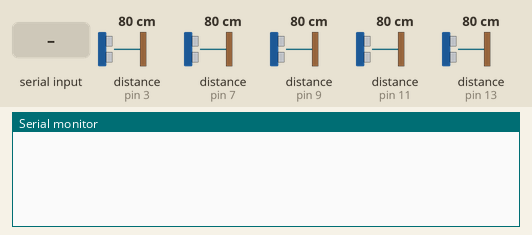
The sketch below on a simulated Arduino Uno, built with avr-gcc and run on an emulated ATmega328P. On the bench: the last lines printed to the serial monitor. Wiring (inferred from the names in the program): 5 × ultrasonic range finder: trigger pin 2, echo pin 3 / trigger pin 6, echo pin 7 / trigger pin 8, echo pin 9 / trigger pin 10, echo pin 11 / trigger pin 12, echo pin 13. The test bench sets the inputs (shaded band); at power-on: distance to the obstacle (sensors on pin 3, pin 7, pin 9, pin 11, pin 13) 80 cm. The echo pulse lasts 58.3 µs per cm.

Above: at 1.2 s.
1.3 s: "id\n" received over Serial
At 2.4 s:
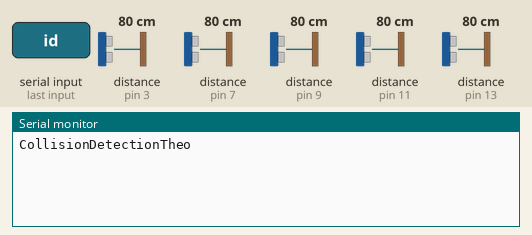
2.8 s: "distances get\n" received over Serial
At 3.6 s:
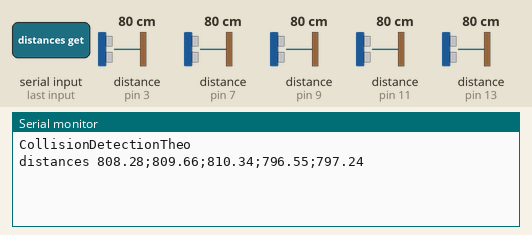
4.3 s: "#\n" received over Serial
At 5.5 s:
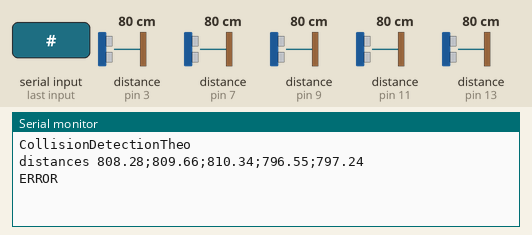

The sketch:

sketch.ino
```cpp
int numberOfSensor = 5;
float measureTab[5] = { 0.f, 0.f, 0.f, 0.f, 0.f};
int tabSensor[5][2] = {
  //trigger, echo
  {10, 11},
  {8, 9},
  {2, 3},
  {12, 13},
  {6, 7}
 };

void setup() {
  Serial.begin(9600);
}

void getDistanceMultipleSRF05(float* outMeasure) {
  //setup
  float maxDist = 1000;//mm
  int maxDuration = maxDist*5.8;
  for(int i=0;i<numberOfSensor;i++){
    pinMode(tabSensor[i][0], OUTPUT); // triggerPin
    pinMode(tabSensor[i][1], INPUT); // echoPin
  }

  float duration[numberOfSensor];
  unsigned long inTime[numberOfSensor];
  bool echoDone[numberOfSensor];
  for(int i=0;i<numberOfSensor;i++) {
    duration[i] = 0;
    inTime[i] = 0;
    echoDone[i] = false;
  }

  //trigger
  for(int i=0;i<numberOfSensor;i++)
    digitalWrite(tabSensor[i][0], LOW);
  delayMicroseconds(2);
  for(int i=0;i<numberOfSensor;i++)
    digitalWrite(tabSensor[i][0], HIGH);
  delayMicroseconds(10);
  for(int i=0;i<numberOfSensor;i++)
    digitalWrite(tabSensor[i][0], LOW);

  //echo
  //pulseIn(echoPin, HIGH, maxDuration);
  int echoCount = 0;
  unsigned long startTime = micros();
  while(echoCount<numberOfSensor && micros() - startTime < maxDuration){
    for(int i=0;i<numberOfSensor;i++){
      if(digitalRead(tabSensor[i][1]) == 1){
        if(inTime[i] == 0)
          inTime[i] = micros();
      }
      else if(inTime[i] != 0 && !echoDone[i]){
        duration[i] = micros() - inTime[i];
        echoDone[i] = true;
        echoCount++;
      }
    }
  }
  for(int i=0;i<numberOfSensor;i++){
    if(duration[i]>0){
      outMeasure[i] = duration[i]*0.17241379; //1/5.8;//mm
    }
    else
      outMeasure[i] = 0;
  }
}

float getDistanceSRF05(int pins[2]) {
  //setup
  float maxDist = 1000;//mm
  int maxDuration = maxDist*5.8;
  int triggerPin = pins[0];
  int echoPin = pins[1];
  pinMode(triggerPin, OUTPUT);
  pinMode(echoPin, INPUT);

  //trigger
  digitalWrite(triggerPin, LOW);
  delayMicroseconds(2);
  digitalWrite(triggerPin, HIGH);
  delayMicroseconds(10);
  digitalWrite(triggerPin, LOW);

  //echo
  float duration = pulseIn(echoPin, HIGH, maxDuration);
  if(duration>0){
    float distance = duration*0.17241379; //1/5.8;//mm
    return distance;
  }
  else
    return maxDist;
}

void updateMeasure() {
  for (int i=0;i<numberOfSensor;i++){
    float dist = getDistanceSRF05(tabSensor[i]);
    measureTab[i] = measureTab[i]*0.4 + dist*0.6;
  }
}

#define INPUT_STR_SIZE 100
char inputString[INPUT_STR_SIZE];
boolean stringReady = false;

void readSerial() {
  int i=0;
  while (Serial.available()) {
    delay(3);
    char inChar = (char)Serial.read();
    if (inChar == '\r' || inChar == '\n' || i>INPUT_STR_SIZE-2) {
      break;
    }
    inputString[i++] = inChar;
  }
  inputString[i+1] = '\0';
  stringReady = i > 0;
}
unsigned long time;
void loop() {
  //time = millis(); // measure telemeter update time
  //updateMeasure(); // measure telemeter one at a time (slow: 24ms max)
  getDistanceMultipleSRF05(measureTab); // measure telemeter all at once (fast: 6ms max)
  //time = millis() - time; // measure telemeter update time
  //Serial.println(time); // display telemeter update time
  readSerial();
  if(stringReady){
    if(inputString[0] == '#' && inputString[1] != '\0'){
      //message starting with #, ignored
    }
    else if(!strcmp(inputString, "id")){
      char line[25];
      sprintf(line, "CollisionDetectionTheo\r\n");
      Serial.print(line);
    }
    else if(!strcmp(inputString, "distances get")){
      char line[45], v0[12], v1[12], v2[12], v3[12], v4[12];
      dtostrf(measureTab[0], 4, 2, v0);
      dtostrf(measureTab[1], 4, 2, v1);
      dtostrf(measureTab[2], 4, 2, v2);
      dtostrf(measureTab[3], 4, 2, v3);
      dtostrf(measureTab[4], 4, 2, v4);
      sprintf(line, "distances %s;%s;%s;%s;%s\r\n", v0, v1, v2, v3, v4);
      Serial.print(line);
    }
    else {
      Serial.print("ERROR\r\n");
    }
    memset(inputString, '\0', INPUT_STR_SIZE);
    stringReady = false;
  }
  delay(15);
}
```

Measured:
- after the input at 1.3 s, the serial monitor: prints a new line at once (image 1)
- after the input at 2.8 s, the serial monitor: prints a new line after 0.06 s (image 2)
- after the input at 4.3 s, the serial monitor: prints a new line at once (image 3)
